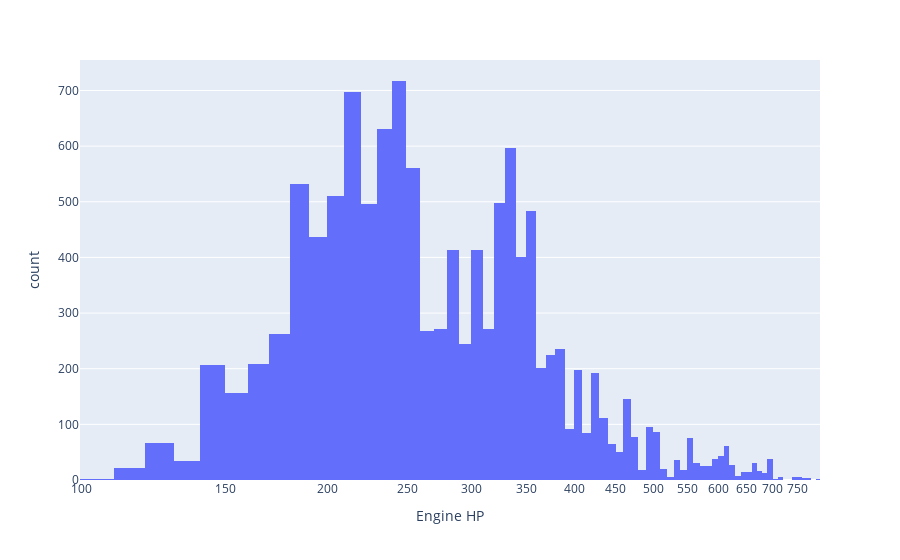

The code cell stored with this chart in its notebook:
### Markdown cell above
*Normális eloszlásra hasonlít, azonban nagyobb értékek felé elnyúlik. Esetleg log-normal eloszlás?*

### Code cell
# Logaritmikus skálán ábrázolva
px.histogram(df,x="Engine HP", log_x=True)

### Figure 1 — Plotly figure (JSON) as saved in the notebook; plotly's stock layout.template omitted (floating-point values rounded to 4 significant figures; data arrays with more than 128 entries replaced by an {"elided": "..."} marker saying what was removed)
{"data": [{"bingroup": "x", "hovertemplate": "Engine HP=%{x}<br>count=%{y}<extra></extra>", "legendgroup": "", "marker": {"color": "#636efa", "pattern": {"shape": ""}}, "name": "", "orientation": "v", "showlegend": false, "type": "histogram", "x": {"elided": "11914 float values"}, "xaxis": "x", "yaxis": "y"}], "layout": {"barmode": "relative", "legend": {"tracegroupgap": 0}, "margin": {"t": 60}, "xaxis": {"anchor": "y", "domain": [0, 1], "title": {"text": "Engine HP"}, "type": "log"}, "yaxis": {"anchor": "x", "domain": [0, 1], "title": {"text": "count"}}}}
